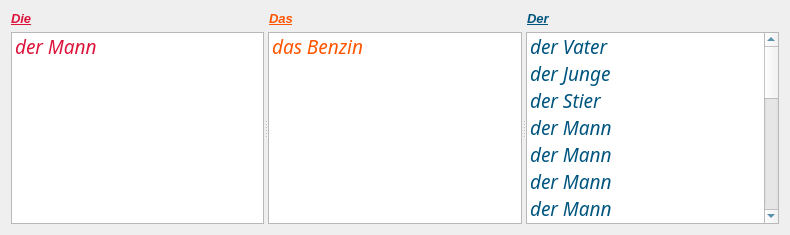
      <widget class="QWidget" name="articles_tab">
       <attribute name="title">
        <string>Articles</string>
       </attribute>
       <layout class="QVBoxLayout" name="verticalLayout" stretch="0,1">
        <item>
         <layout class="QHBoxLayout" name="horizontalLayout_2">
          <item>
           <widget class="QLabel" name="label">
            <property name="font">
             <font>
              <pointsize>10</pointsize>
              <weight>75</weight>
              <italic>true</italic>
              <bold>true</bold>
              <underline>true</underline>
             </font>
            </property>
            <property name="styleSheet">
             <string notr="true">color: crimson;
text-decoration: underline;</string>
            </property>
            <property name="text">
             <string>Die</string>
            </property>
           </widget>
          </item>
          <item>
           <widget class="QLabel" name="label_2">
            <property name="font">
             <font>
              <pointsize>10</pointsize>
              <weight>75</weight>
              <italic>true</italic>
              <bold>true</bold>
              <underline>true</underline>
             </font>
            </property>
            <property name="styleSheet">
             <string notr="true">text-decoration: underline;
color: rgb(255, 85, 0);</string>
            </property>
            <property name="text">
             <string>Das</string>
            </property>
           </widget>
          </item>
          <item>
           <widget class="QLabel" name="label_3">
            <property name="font">
             <font>
              <pointsize>10</pointsize>
              <weight>75</weight>
              <italic>true</italic>
              <bold>true</bold>
              <underline>true</underline>
             </font>
            </property>
            <property name="styleSheet">
             <string notr="true">text-decoration: underline;
color: rgb(0, 85, 127);</string>
            </property>
            <property name="text">
             <string>Der</string>
            </property>
           </widget>
          </item>
         </layout>
        </item>
        <item>
         <widget class="QSplitter" name="splitter">
          <property name="orientation">
           <enum>Qt::Horizontal</enum>
          </property>
          <widget class="QListWidget" name="die_list">
           <property name="font">
            <font>
             <family>Sans Serif</family>
             <pointsize>14</pointsize>
             <italic>true</italic>
            </font>
           </property>
           <property name="styleSheet">
            <string notr="true">color: crimson;</string>
           </property>
           <item>
            <property name="text">
             <string>der Mann</string>
            </property>
           </item>
          </widget>
          <widget class="QListWidget" name="das_list">
           <property name="font">
            <font>
             <family>Sans Serif</family>
             <pointsize>14</pointsize>
             <italic>true</italic>
            </font>
           </property>
           <property name="styleSheet">
            <string notr="true">color: rgb(66, 141, 77);
color: rgb(255, 85, 0);</string>
           </property>
           <item>
            <property name="text">
             <string>das Benzin</string>
            </property>
           </item>
          </widget>
          <widget class="QListWidget" name="der_list">
           <property name="font">
            <font>
             <family>Sans Serif</family>
             <pointsize>14</pointsize>
             <italic>true</italic>
            </font>
           </property>
           <property name="styleSheet">
            <string notr="true">color: rgb(0, 85, 127);</string>
           </property>
           <item>
            <property name="text">
             <string>der Vater</string>
            </property>
           </item>
           <item>
            <property name="text">
             <string>der Junge</string>
            </property>
           </item>
           <item>
            <property name="text">
             <string>der Stier</string>
            </property>
           </item>
           <item>
            <property name="text">
             <string>der Mann</string>
            </property>
           </item>
           <item>
            <property name="text">
             <string>der Mann</string>
            </property>
           </item>
           <item>
            <property name="text">
             <string>der Mann</string>
            </property>
           </item>
           <item>
            <property name="text">
             <string>der Mann</string>
            </property>
           </item>
           <item>
            <property name="text">
             <string>der Mann</string>
            </property>
           </item>
           <item>
            <property name="text">
             <string>der Mann</string>
            </property>
           </item>
           <item>
            <property name="text">
             <string>der Mann</string>
            </property>
           </item>
           <item>
            <property name="text">
             <string>der Mann</string>
            </property>
           </item>
           <item>
            <property name="text">
             <string>der Mann</string>
            </property>
           </item>
           <item>
            <property name="text">
             <string>der Mann</string>
            </property>
           </item>
           <item>
            <property name="text">
             <string>der Mann</string>
            </property>
           </item>
           <item>
            <property name="text">
             <string>der Mann</string>
            </property>
           </item>
           <item>
            <property name="text">
             <string>der Mann</string>
            </property>
           </item>
           <item>
            <property name="text">
             <string>der Mann</string>
            </property>
           </item>
           <item>
            <property name="text">
             <string>der Mann</string>
            </property>
           </item>
           <item>
            <property name="text">
             <string>der Mann</string>
            </property>
           </item>
           <item>
            <property name="text">
             <string>der Mann</string>
            </property>
           </item>
           <item>
            <property name="text">
             <string>der Mann</string>
            </property>
           </item>
           <item>
            <property name="text">
             <string>der Mann</string>
            </property>
           </item>
          </widget>
         </widget>
        </item>
       </layout>
      </widget>
